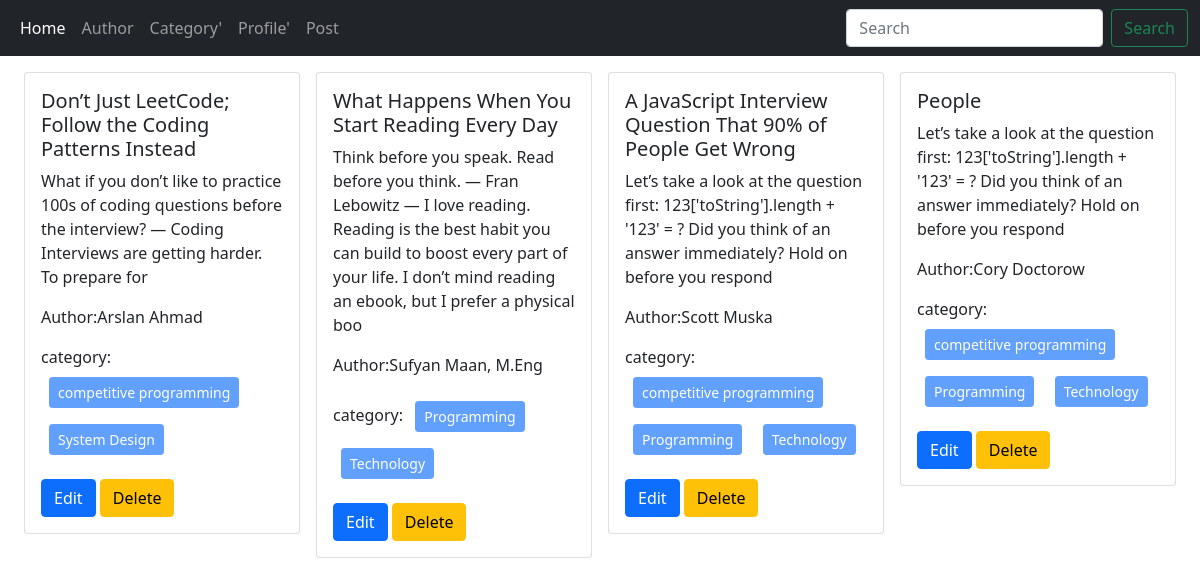
The page / on the database its author committed.
### Post/models.py (models this page shows, shortened)
class Post(models.Model):
    title=models.CharField(max_length=300)
    content=models.TextField()
    categories=models.ManyToManyField(Categories)
    Author=models.OneToOneField(Author,on_delete=models.CASCADE)

### Author/models.py (models this page shows, shortened)
class Author(models.Model):
    name=models.CharField(max_length=100)
    bio=models.TextField()
    phone_no=models.CharField(max_length=12)

### Categories/models.py (models this page shows, shortened)
class Categories(models.Model):
    name=models.CharField(max_length=100)

### BlogProject/views.py (the view)
# urls.py: 2. Add a URL to urlpatterns:  path('', views.home, name='home')
def home(request):
    data=Post.objects.all()
    return render(request,'home.html',{'data':data})

### templates/home.html
{% extends 'base.html' %}
{% block content %}
<div class="d-flex flex-wrap justify-content-center px-3 pt-2">
    {% for post in data %}
    <div class="col-sm-3 px-2 pt-2">
        <div class="card">
          <div class="card-body">
            <h5 class="card-title">{{post.title}}</h5>
            <p class="card-text">{{post.content}}</p>
           <p> Author:{{post.Author.name}}</p>
            <p>category:
                {% for cat in post.categories.all %}
                   <button class="btn btn-primary btn-sm disabled m-2">{{cat.name}}</button>
                {% endfor %}
            </p>
            <a href="{% url 'edit_post' post.id %}" class="btn btn-primary">Edit</a>
            <a href="{% url 'delete_post' post.id %}" class="btn btn-warning">Delete</a>
          </div>
        </div>
      </div>
    {% endfor %}
  </div>
{% endblock %}

### templates/base.html (shortened to what this page needs)
<!DOCTYPE html>
<html lang="en">
  <head>
    <link
      href="https://cdn.jsdelivr.net/npm/bootstrap@5.0.2/dist/css/bootstrap.min.css"
      rel="stylesheet"
    />
  </head>
  <body>
    <nav class="navbar navbar-expand-lg navbar-dark bg-dark">
      <div class="container-fluid">
        <div class="collapse navbar-collapse" id="navbarSupportedContent">
          <ul class="navbar-nav me-auto mb-2 mb-lg-0">
            <li class="nav-item">
              <a class="nav-link active" aria-current="page" href="{% url 'homepage' %}">Home</a>
            </li>
            <li class="nav-item">
              <a class="nav-link" href="{% url 'add_author' %}">Author</a>
            </li>
            <li class="nav-item">
              <a class="nav-link" href="{% url 'add_categories' %}">Category'</a>
            </li>
            <li class="nav-item">
              <a class="nav-link" href="{% url 'add_profile' %}">Profile'</a>
            </li>
            <li class="nav-item">
              <a class="nav-link" href="{% url 'add_post' %}">Post</a>
            </li>
          </ul>
          <form class="d-flex">
            <input
              class="form-control me-2"
              type="search"
              placeholder="Search"
              aria-label="Search"
            />
            <button class="btn btn-outline-success" type="submit">
              Search
            </button>
          </form>
        </div>
      </div>
    </nav>
    {% block content %}
    {% endblock %}
  </body>
</html>

### rows shown on the page
Post: title "Don’t Just LeetCode; Follow the Coding Patterns Instead", content "What if you don’t like to practice 100s of coding questions before the interview? — Coding Interviews are getting harder. To prepare for", Author.name "Arslan Ahmad"
Categories: name "competitive programming"
Categories: name "System Design"
Post: title "What Happens When You Start Reading Every Day", content "Think before you speak. Read before you think. — Fran Lebowitz — I love reading. Reading is the best habit you can build to boost every part of your life. I don’t mind reading an ebook, but I prefer a physical boo", Author.name "Sufyan Maan, M.Eng"
Categories: name "Programming"
Categories: name "Technology"
Post: title "A JavaScript Interview Question That 90% of People Get Wrong", content "Let’s take a look at the question first: 123['toString'].length + '123' = ? Did you think of an answer immediately? Hold on before you respond", Author.name "Scott Muska"
Post: title "People", content "Let’s take a look at the question first: 123['toString'].length + '123' = ? Did you think of an answer immediately? Hold on before you respond", Author.name "Cory Doctorow"
